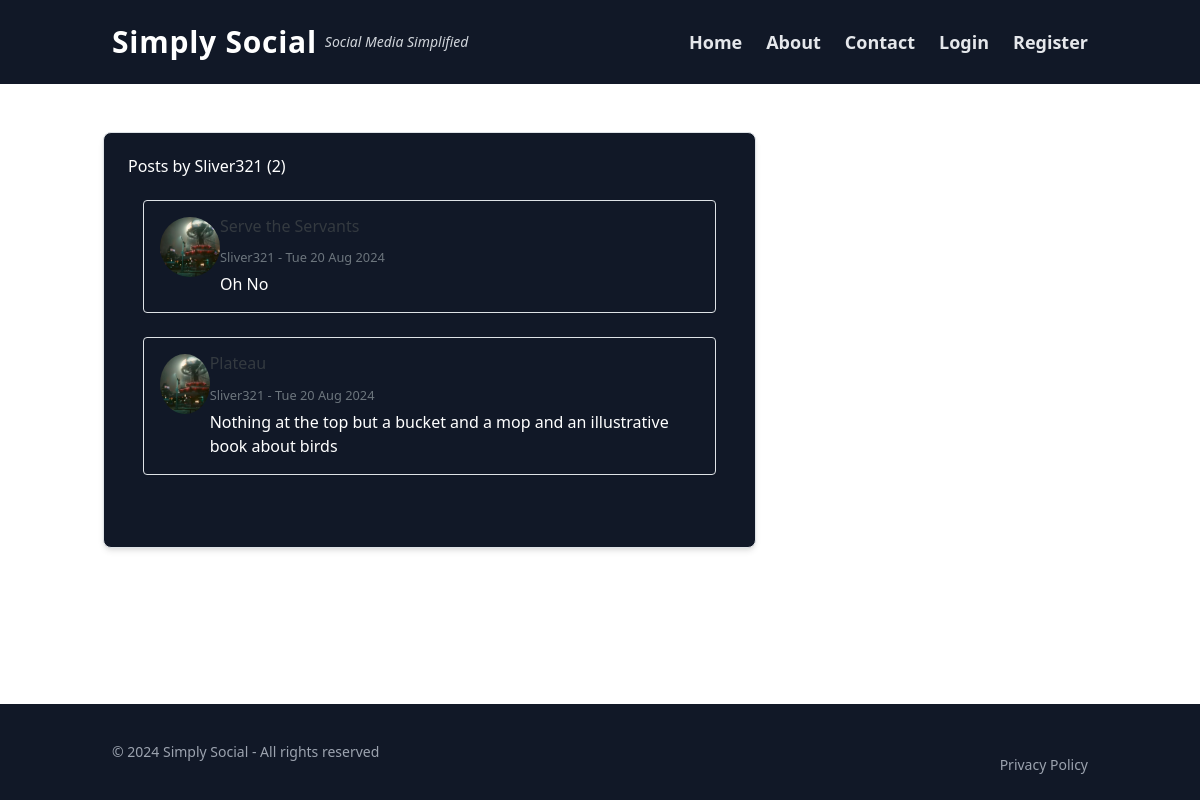
The app's page /blog/user/Sliver321 with its own data.
### blog/models.py (models this page shows, shortened)
class Post(models.Model):
    title = models.CharField(max_length=100)
    content = models.TextField()
    date_posted = models.DateTimeField(default = timezone.now)
    author = models.ForeignKey(User, on_delete=models.CASCADE)

### users/models.py (models this page shows, shortened)
class Profile(models.Model):
    user = models.OneToOneField(User, on_delete=models.CASCADE)
    image = models.ImageField(default='default.jpg', upload_to='profile_pics')
    bio = models.TextField(default="Hi! I am using Simply Social")
    encryption_key = models.CharField(max_length=100, blank=True, null=True)

### blog/views.py (the view)
# urls.py: path('user/<str:username>', UserPostListView.as_view(), name='user-posts'),
class UserPostListView(ListView):
    model = Post
    template_name = 'blog/user_posts.html' # <app>/<model>_<viewtype>.html
    context_object_name = 'posts'
    paginate_by = 5
    def get_queryset(self):
        user = get_object_or_404(User, username=self.kwargs.get('username'))
        return Post.objects.filter(author=user).order_by('-date_posted')

### blog/templates/blog/user_posts.html (shortened to what this page needs)
{% extends "blog/base.html" %}
{% block content %}
    <h1 class="mb-3">Posts by {{ view.kwargs.username }} ({{ page_obj.paginator.count }})</h1>
    <div class="container my-4">
        <div class="row">
            {% for post in posts %}
                <div class="col-12 mb-4">
                    <div class="d-flex align-items-right p-3 border rounded bg- shadow-sm">
                        <div class="me-4">
                            <img src="{{ post.author.profile.image.url }}"
                                 class="img-fluid rounded-circle"
                                 style="width: 60px; height: 60px; object-fit: cover;"
                                 alt="Profile picture of {{ post.author }}">
                        </div>
                        <div class="flex-grow-1">
                            <h4 class="mb-2">
                                <a class="text-dark" href="{% url 'post-detail' post.id  %}" style="text-decoration:none">{{ post.title }}</a>
                            </h4>
                            <p class="text-muted mb-1">
                                <small><a href="{% url 'user-posts' post.author.username %}">{{ post.author }}</a> - {{ post.date_posted|date:"D d M Y" }}</small>
                            </p>
                            <p class="mb-0">{{ post.content }}</p>
                        </div>
                    </div>
                </div>
            {% endfor %}
        </div>
    </div>
{% endblock content %}

### static/css/styles.css (style rules this page uses)
body { transition: filter 0.5s ease-in-out; }

### records on screen
Post: author.profile.image (placeholder picture), title "Serve the Servants", author "Sliver321", date_posted "Tue 20 Aug 2024", content "Oh No"
Post: author.profile.image (placeholder picture), title "Plateau", author "Sliver321", date_posted "Tue 20 Aug 2024", content "Nothing at the top but a bucket and a mop and an illustrative book about birds"

### other values on screen
{{ view.kwargs.username }} "Sliver321"
{{ page_obj.paginator.count }} "2"
